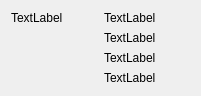
<?xml version="1.0" encoding="UTF-8"?>
<ui version="4.0">
 <class>Spartacus_AboutDialog</class>
 <widget class="QDialog" name="Spartacus_AboutDialog">
  <property name="geometry">
   <rect>
    <x>0</x>
    <y>0</y>
    <width>201</width>
    <height>94</height>
   </rect>
  </property>
  <property name="windowTitle">
   <string>Dialog</string>
  </property>
  <layout class="QGridLayout" name="gridLayout">
   <item row="0" column="0">
    <layout class="QVBoxLayout" name="verticalLayout_2">
     <item>
      <widget class="QLabel" name="iconLabel">
       <property name="text">
        <string>TextLabel</string>
       </property>
      </widget>
     </item>
     <item>
      <spacer name="verticalSpacer">
       <property name="orientation">
        <enum>Qt::Vertical</enum>
       </property>
       <property name="sizeHint" stdset="0">
        <size>
         <width>20</width>
         <height>40</height>
        </size>
       </property>
      </spacer>
     </item>
    </layout>
   </item>
   <item row="0" column="1">
    <layout class="QVBoxLayout" name="verticalLayout">
     <item>
      <widget class="QLabel" name="titleLabel">
       <property name="text">
        <string>TextLabel</string>
       </property>
      </widget>
     </item>
     <item>
      <widget class="QLabel" name="descriptionLabel">
       <property name="text">
        <string>TextLabel</string>
       </property>
      </widget>
     </item>
     <item>
      <widget class="QLabel" name="copyrightLabel">
       <property name="text">
        <string>TextLabel</string>
       </property>
      </widget>
     </item>
     <item>
      <widget class="QLabel" name="warrantyLabel">
       <property name="text">
        <string>TextLabel</string>
       </property>
      </widget>
     </item>
    </layout>
   </item>
  </layout>
 </widget>
 <resources/>
 <connections/>
</ui>
